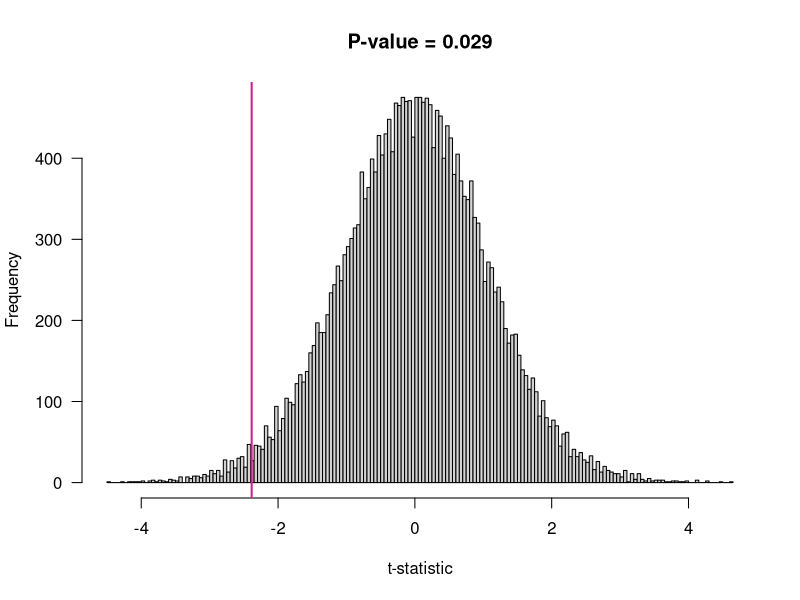

Write R code to recreate this figure.
## ---- chunk 1
# Utility function
# returns binary representation of 1:(2^n)
binary.v <-
    function(n)
{
    x <- 1:(2^n)
    mx <- max(x)
    digits <- floor(log2(mx))
    ans <- 0:(digits-1); lx <- length(x)
    x <- matrix(rep(x,rep(digits, lx)),ncol=lx)
    (x %/% 2^ans) %% 2
}

# exhaustive permutation test with the t-statistic
perm.test <-
    function(x, y, var.equal=TRUE)
{
    # number of data points
    kx <- length(x)
    ky <- length(y)
    n <- kx + ky

    # Data re-compiled
    X <- c(x,y)
    z <- rep(1:0,c(kx,ky))

    tobs <- t.test(x,y,var.equal=var.equal)$statistic

    o <- binary.v(n)  # indicator of all possible samples
    o <- o[,apply(o,2,sum)==kx]
    nc <- choose(n,kx)
    allt <- 1:nc
    for(i in 1:nc) {
        xn <- X[o[,i]==1]
        yn <- X[o[,i]==0]
        allt[i] <- t.test(xn,yn,var.equal=var.equal)$statistic
    }

    attr(allt, "tobs") <- tobs

    allt
}
## ---- chunk 2
# some data
x <- c(6.20, 5.72, 6.07, 6.75, 5.50, 6.39, 4.30, 4.96, 5.48)
y <- c(6.49, 6.52, 6.28, 8.59, 7.18, 4.92, 6.74, 7.27)
## ---- chunk 3
# run the permutation test
permt <- perm.test(x, y)

# grab the observed t-statistic (saved as attribute)
tobs <- attr(permt, "tobs")

# calculate p-value
pval <- mean(abs(permt) >= abs(tobs))
## ---- chunk 4
# plot the results
hist(permt, breaks=200, xlab="t-statistic", las=1,
     main = paste("P-value =", round(pval, 3)))
abline(v=tobs, lwd=2, col="violetred")
